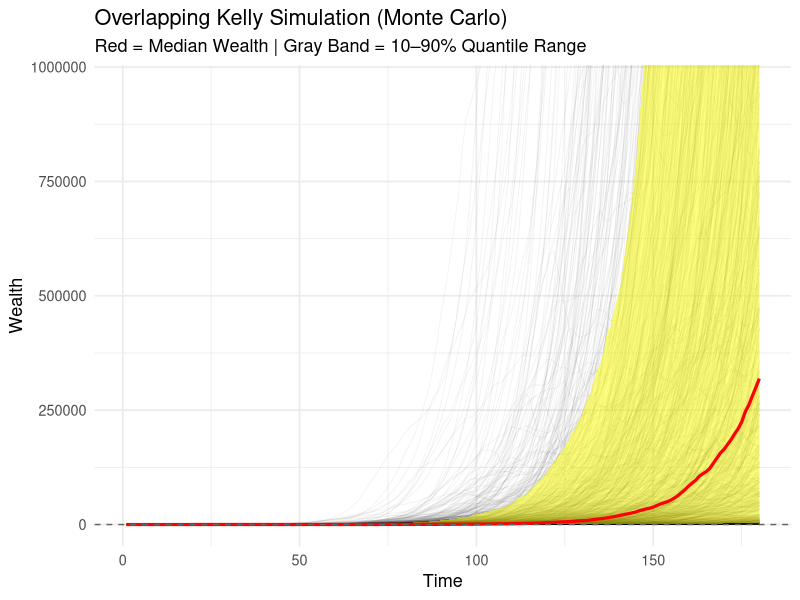

Reproduce this figure in R.
library(ggplot2)
library(dplyr)
library(tidyr)

set.seed(123)

simulate_overlapping_kelly <- function(
    T = 180, n_bets = 80,
    p_win = 0.64, win = 0.19, lose = -0.13, f = 1) {
  start <- sample(1:T, n_bets, TRUE)
  dur <- sample(5:30, n_bets, TRUE)
  end <- pmin(start + dur, T)
  active <- matrix(0L, nrow = T, ncol = n_bets)
  for (i in seq_len(n_bets)) active[start[i]:end[i], i] <- 1L

  bet_outcome <- ifelse(runif(n_bets) < p_win, win, lose)

  W <- numeric(T)
  W[1] <- 1
  for (t in 2:T) {
    idx <- which(active[t, ] == 1L)
    if (length(idx)) {
      avg_ret <- mean(bet_outcome[idx])
      W[t] <- W[t - 1] * (1 + f * avg_ret)
    } else {
      W[t] <- W[t - 1]
    }
  }
  W
}

# ---- Monte Carlo ensemble ---------------------------------------------------

n_sims <- 1000
paths <- replicate(n_sims, simulate_overlapping_kelly(), simplify = TRUE)

df <- as.data.frame(paths) |>
  mutate(t = row_number()) |>
  pivot_longer(-t, names_to = "sim", values_to = "W")

summary_df <- df |>
  group_by(t) |>
  summarise(
    median = median(W),
    p10 = quantile(W, 0.1),
    p90 = quantile(W, 0.9)
  )

ymax <- max(summary_df$median) * 3

# ---- Plot -------------------------------------------------------------------
ggplot() +
  geom_line(
    data = df, aes(x = t, y = W, group = sim),
    color = "black", alpha = 0.05, linewidth = 0.3
  ) +
  geom_ribbon(
    data = summary_df, aes(x = t, ymin = p10, ymax = p90),
    fill = "yellow", alpha = 0.5
  ) +
  geom_line(
    data = summary_df, aes(x = t, y = median),
    color = "red", linewidth = 1.1
  ) +
  geom_hline(yintercept = 1, linetype = "dashed", color = "gray40") +
  coord_cartesian(ylim = c(0, ymax)) +
  labs(
    title = "Overlapping Kelly Simulation (Monte Carlo)",
    subtitle = "Red = Median Wealth | Gray Band = 10–90% Quantile Range",
    x = "Time",
    y = "Wealth"
  ) +
  theme_minimal(base_size = 13)
